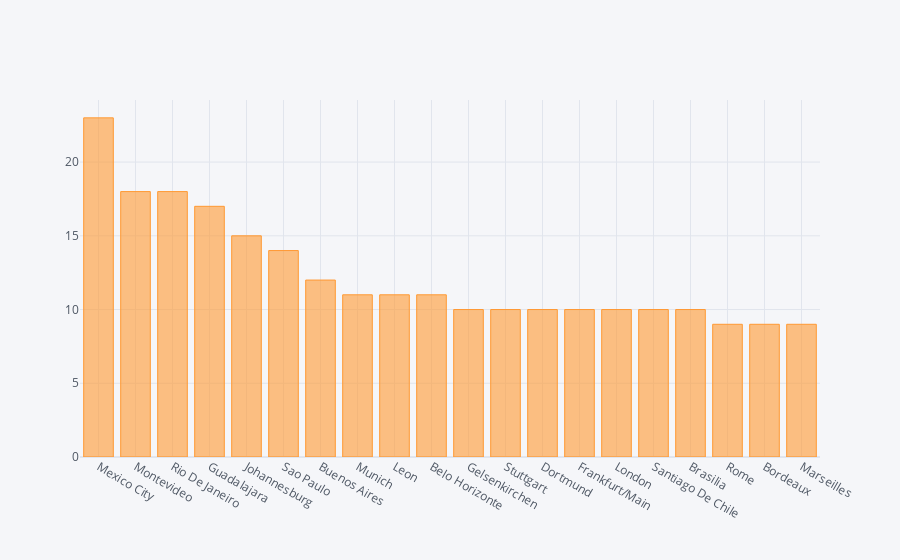

The notebook cell saved with this chart:
### Markdown cell above
## Matches played per City

### Code cell
matches['City'].value_counts()[:20].iplot(kind = 'bar')

### Figure 1 — Plotly figure (JSON) as saved in the notebook; plotly's stock layout.template omitted (floating-point values rounded to 4 significant figures)
{"data": [{"marker": {"color": "rgba(255, 153, 51, 0.6)", "line": {"color": "rgba(255, 153, 51, 1.0)", "width": 1}}, "name": "count", "orientation": "v", "text": "", "type": "bar", "x": ["Mexico City ", "Montevideo ", "Rio De Janeiro ", "Guadalajara ", "Johannesburg ", "Sao Paulo ", "Buenos Aires ", "Munich ", "Leon ", "Belo Horizonte ", "Gelsenkirchen ", "Stuttgart ", "Dortmund ", "Frankfurt/Main ", "London ", "Santiago De Chile ", "Brasilia ", "Rome ", "Bordeaux ", "Marseilles "], "y": [23, 18, 18, 17, 15, 14, 12, 11, 11, 11, 10, 10, 10, 10, 10, 10, 10, 9, 9, 9]}], "layout": {"autosize": true, "legend": {"bgcolor": "#F5F6F9", "font": {"color": "#4D5663"}}, "paper_bgcolor": "#F5F6F9", "plot_bgcolor": "#F5F6F9", "title": {"font": {"color": "#4D5663"}}, "xaxis": {"autorange": true, "gridcolor": "#E1E5ED", "range": [-0.5, 19.5], "showgrid": true, "tickfont": {"color": "#4D5663"}, "title": {"font": {"color": "#4D5663"}, "text": ""}, "type": "category", "zerolinecolor": "#E1E5ED"}, "yaxis": {"autorange": true, "gridcolor": "#E1E5ED", "range": [0, 24.21], "showgrid": true, "tickfont": {"color": "#4D5663"}, "title": {"font": {"color": "#4D5663"}, "text": ""}, "type": "linear", "zerolinecolor": "#E1E5ED"}}}
